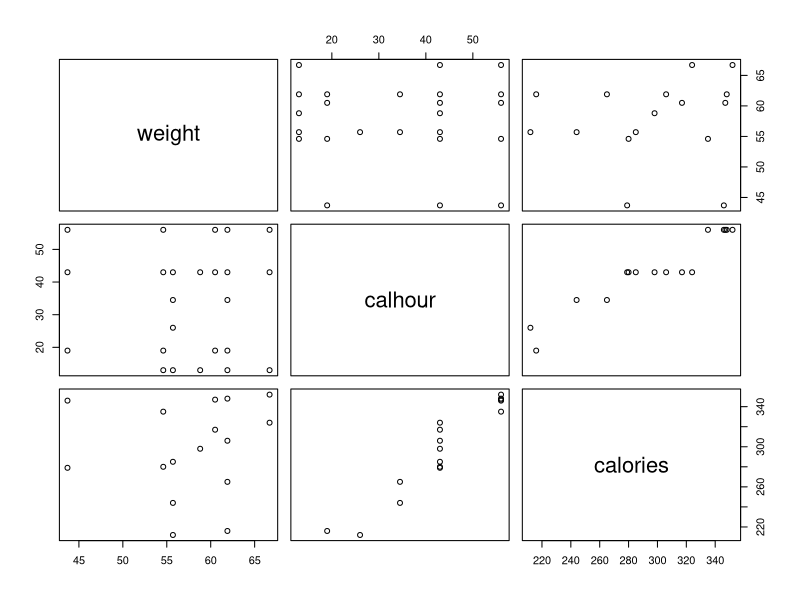

Here is the R script that generated this plot:
## ---- chunk 1
options(digits=4)
muscledata = read.table("muscle-incomplete.txt", header=T, na.strings = "NA")
muscleSum = summary(muscledata)
## ---- chunk 2
plot(muscledata)
## ---- chunk 3
cor.test(muscledata$weight, muscledata$calhour, alternative="two.sided", method="pearson")
## ---- chunk 4
weightCalhr = lm(weight~calhour, data=muscledata)
summary(weightCalhr)
